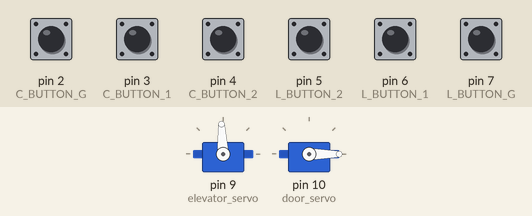
A sketch run on a simulated Arduino Uno, built with avr-gcc and run on an emulated ATmega328P. Shown: 2 × servo. The test bench sets the inputs (shaded band); at power-on: pin 2 (C_BUTTON_G), pin 3 (C_BUTTON_1), pin 4 (C_BUTTON_2), pin 5 (L_BUTTON_2), pin 6 (L_BUTTON_1), pin 7 (L_BUTTON_G) LOW.

Above: at 1.2 s.
1.3 s: pin 2 (C_BUTTON_G) pulled HIGH for 0.15 s
At 6.9 s:
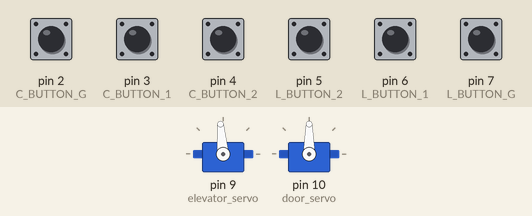
7.4 s: pin 6 (L_BUTTON_1) pulled HIGH for 1 s
At 10.0 s:
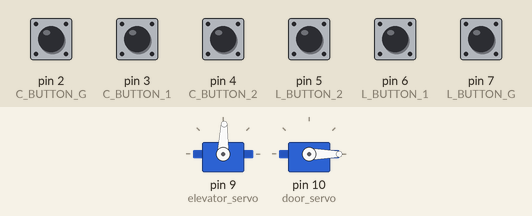
Timing chart, 0 to 17.4 s (numbered marks = the images above; inputs shaded):
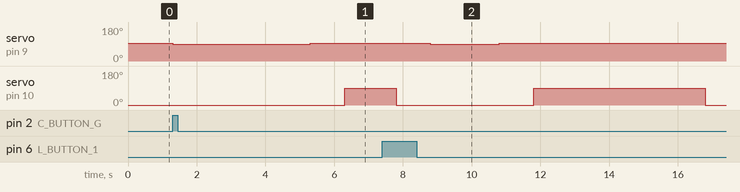

Measured:
- after the input at 1.3 s, servo on pin 9 (elevator_servo): 93° → 88° at once, → 95° 4.0 s later; servo on pin 10 (door_servo): 0° → 90° after 5.0 s
- after the input at 7.4 s, servo on pin 9 (elevator_servo): 95° → 88° after 1.4 s, → 93° 2.0 s later; servo on pin 10 (door_servo): 90° → 0° after 0.40 s, → 90° 4.0 s later, → 0° 5.0 s later

The sketch:

elevatech.ino
```cpp
#include <Servo.h>

Servo elevator_servo;
Servo door_servo;

#define C_BUTTON_G 2
#define C_BUTTON_1 3
#define C_BUTTON_2 4

#define L_BUTTON_G 7
#define L_BUTTON_1 6
#define L_BUTTON_2 5

int C_button_state_G = 0;
int C_button_state_1 = 0;
int C_button_state_2 = 0;

int L_button_state_G = 0;
int L_button_state_1 = 0;
int L_button_state_2 = 0;

int target_floor = 0;
int last_floor = 3;

void setup() {
    Serial.begin(9600);
    elevator_servo.attach(9);
    door_servo.attach(10);

    pinMode(C_BUTTON_G, INPUT);
    pinMode(C_BUTTON_1, INPUT);
    pinMode(C_BUTTON_2, INPUT);
    pinMode(L_BUTTON_G, INPUT);
    pinMode(L_BUTTON_1, INPUT);
    pinMode(L_BUTTON_2, INPUT);
}

void G_floor_call() {
    int sleep = abs(last_floor - target_floor);
    sleep = sleep * 2000;
    elevator_servo.write(88);
    delay(sleep);
    elevator_servo.write(95);
    delay(1000);
    door_servo.write(90);
	delay(1000);
    G_to_floors();
}

void G_to_floors() {
    while (true) {
        L_button_state_G = digitalRead(L_BUTTON_G);
        L_button_state_1 = digitalRead(L_BUTTON_1);
        L_button_state_2 = digitalRead(L_BUTTON_2);

        if(L_button_state_G == HIGH) {
            last_floor = 1;
            G_to_G();
        }
        else if(L_button_state_1 == HIGH) {
            last_floor = 2;
            G_to_1();
        }
        delay(500);
    }
}

void G_to_G() {
    door_servo.write(0);
    delay(1000);
    door_servo.write(90);
    delay(1000);
    door_servo.write(0);
    delay(1000);
}

void G_to_1() {
    door_servo.write(0);
    delay(1000);
    elevator_servo.write(88);
    delay(2000);
    elevator_servo.write(93.5);
    delay(1000);
    door_servo.write(90);
    delay(5000);
    door_servo.write(0);
    delay(1000);
}

void loop() {
    elevator_servo.write(93.5);
    door_servo.write(0);

    C_button_state_G = digitalRead(C_BUTTON_G);
    C_button_state_1 = digitalRead(C_BUTTON_1);
    C_button_state_2 = digitalRead(C_BUTTON_2);

    if (C_button_state_G == HIGH) {
        target_floor = 1;
        G_floor_call();
    }
}
```
